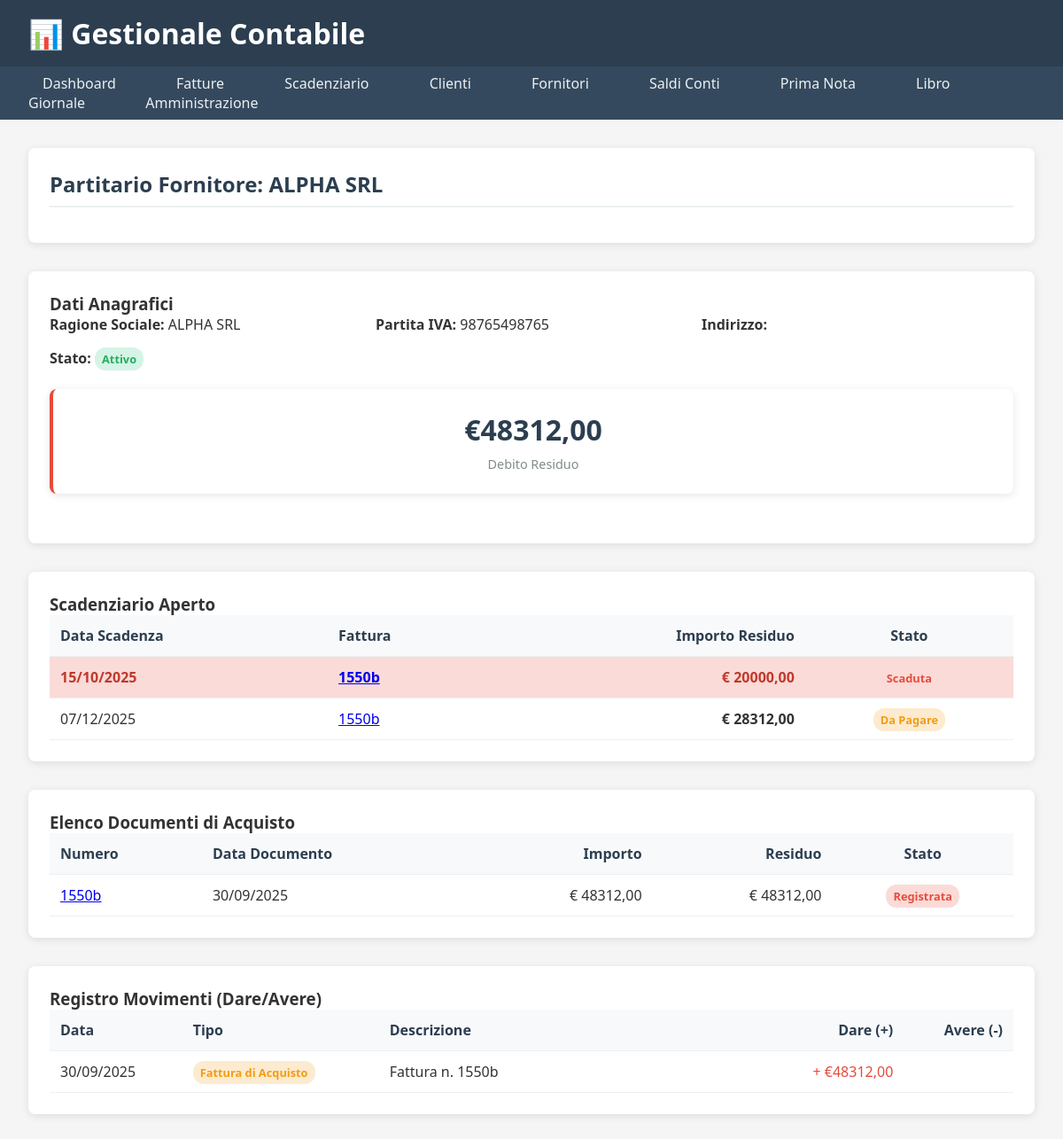
Screenshot of /fornitori/1/ with the database file from the repository.
### fornitori/models.py (models this page shows, shortened)
class Fornitore(models.Model):
    ragione_sociale = models.CharField(max_length=200, verbose_name="Ragione Sociale")
    indirizzo = models.CharField(max_length=255, verbose_name="Indirizzo", blank=True)
    citta = models.CharField(max_length=100, verbose_name="Città", blank=True)
    cap = models.CharField(max_length=5, verbose_name="CAP", blank=True, validators=[RegexValidator(r'^\d{5}$', 'Il CAP deve avere 5 numeri')])
    provincia = models.CharField(max_length=2, verbose_name="Provincia", blank=True, help_text="Sigla provincia (es: MI)")
    partita_iva = models.CharField(
        max_length=11,
        verbose_name="Partita IVA",
        unique=True,
        validators=[RegexValidator(r'^\d{11}$', 'La P.IVA deve avere 11 numeri')]
    )
    codice_fiscale = models.CharField(max_length=16, verbose_name="Codice Fiscale", blank=True)
    email = models.EmailField(verbose_name="Email", blank=True)
    telefono = models.CharField(max_length=20, verbose_name="Telefono", blank=True)
    STATO_FORNITORE = [
        ('attivo', 'Attivo'),
        ('inattivo', 'Inattivo'),
        ('bloccato', 'Bloccato'),
    ]
    stato = models.CharField(max_length=10, choices=STATO_FORNITORE, default='attivo', verbose_name="Stato Fornitore")
    def indirizzo_completo(self):
        parts = [self.indirizzo, self.citta, self.cap, self.provincia]
        return ", ".join(filter(None, parts))
    @property
    def debito_residuo(self):
        aggregati = self.fatture_acquisto.aggregate(
            totale_imponibile=Sum('importo_totale', distinct=True),
            totale_iva=Sum(F('importo_totale') * F('aliquota_iva') / 100, distinct=True)
        )
        fatturato_complessivo = (aggregati['totale_imponibile'] or Decimal('0.00')) + (aggregati['totale_iva'] or Decimal('0.00'))
        pagato = self.fatture_acquisto.aggregate(
            totale_pagato=Sum('scadenze_acquisto__pagamenti__importo_pagato')
        )['totale_pagato'] or Decimal('0.00')
        return fatturato_complessivo - pagato
    class Meta:
        verbose_name = "Fornitore"
        verbose_name_plural = "Fornitori"
        ordering = ['ragione_sociale']

### acquisti/models.py (models this page shows, shortened)
class ScadenzaFatturaAcquisto(models.Model):
    fattura_acquisto = models.ForeignKey(
        FatturaAcquisto,
        on_delete=models.CASCADE,
        related_name='scadenze_acquisto',
        verbose_name="Fattura di Riferimento"
    )
    data_scadenza = models.DateField(verbose_name="Data Scadenza Pagamento")
    importo = models.DecimalField(max_digits=10, decimal_places=2, verbose_name="Importo Scadenza")
    STATO_SCADENZA = [
        ('da_pagare', 'Da Pagare'),
        ('parzialmente_pagata', 'Parzialmente Pagata'),
        ('pagata', 'Pagata'),
    ]
    stato = models.CharField(max_length=20, choices=STATO_SCADENZA, default='da_pagare')
    data_pagamento = models.DateField(null=True, blank=True, verbose_name="Data Effettivo Pagamento")
    def importo_pagato(self):
        if hasattr(self, 'pagamenti') and self.pagamenti.exists():
            return sum(pagamento.importo_pagato for pagamento in self.pagamenti.all())
        return Decimal('0.00')
    def is_scaduta(self):
        if not self.data_scadenza:
            return False
        return (self.data_scadenza < timezone.now().date() and self.stato != 'pagata')
    class Meta:
        verbose_name = "Scadenza Fattura di Acquisto"
        verbose_name_plural = "Scadenze Fatture di Acquisto"
        ordering = ['data_scadenza']

class FatturaAcquisto(models.Model):
    fornitore = models.ForeignKey(
        'fornitori.Fornitore',
        on_delete=models.PROTECT,
        related_name='fatture_acquisto',
        verbose_name="Fornitore"
    )
    numero = models.CharField(max_length=50, verbose_name="Numero Fattura")
    data_documento = models.DateField(verbose_name="Data Documento")
    data_ricezione = models.DateField(verbose_name="Data Ricezione", default=timezone.now)
    importo_totale = models.DecimalField(max_digits=10, decimal_places=2, verbose_name="Imponibile")
    aliquota_iva = models.DecimalField(max_digits=5, decimal_places=2, default=22.00, verbose_name="Aliquota IVA")
    descrizione = models.TextField(blank=True)
    STATO_FATTURA = [
        ('da_registrare', 'Da Registrare'),
        ('registrata', 'Registrata'),
        ('parzialmente_pagata', 'Parzialmente Pagata'),
        ('pagata', 'Pagata'),
    ]
    stato = models.CharField(max_length=20, choices=STATO_FATTURA, default='da_registrare')
    def totale_complessivo(self):
        if self.importo_totale is None or self.aliquota_iva is None:
            return Decimal('0.00')
        return self.importo_totale + (self.importo_totale * self.aliquota_iva / 100)
    def importo_pagato(self):
        if not hasattr(self, 'scadenze_acquisto') or not self.scadenze_acquisto.exists():
            return Decimal('0.00')
        return sum(scadenza.importo_pagato() for scadenza in self.scadenze_acquisto.all())
    def importo_residuo(self):
        return self.totale_complessivo() - self.importo_pagato()
    class Meta:
        verbose_name = "Fattura di Acquisto"
        verbose_name_plural = "Fatture di Acquisto"
        ordering = ['-data_documento']

### fornitori/views.py (the view, shortened to what this page needs)
# urls.py: path('<int:pk>/', views.dettaglio_fornitore, name='dettaglio_fornitore'),
def dettaglio_fornitore(request, pk):
    fornitore = get_object_or_404(Fornitore, pk=pk)
    documenti_acquisto = FatturaAcquisto.objects.filter(fornitore=fornitore).order_by('-data_documento')
    scadenze_aperte = ScadenzaFatturaAcquisto.objects.filter(
        fattura_acquisto__fornitore=fornitore
    ).annotate(
        totale_pagato=Coalesce(Sum('pagamenti__importo_pagato'), Decimal('0.00'))
    ).annotate(
        residuo_calcolato=F('importo') - F('totale_pagato')
    ).filter(residuo_calcolato__gt=0).select_related('fattura_acquisto').order_by('data_scadenza')
    movimenti_contabili = []
    for fattura in documenti_acquisto:
        movimenti_contabili.append({
            'data': fattura.data_documento,
            'tipo': 'Fattura di Acquisto',
            'descrizione': f"Fattura n. {fattura.numero}",
            'importo_dare': fattura.totale_complessivo(), # Aumento dei costi
            'importo_avere': None,
        })
    pagamenti_fornitore = Spesa.objects.filter(scadenza__fattura_acquisto__fornitore=fornitore).select_related(
        'scadenza__fattura_acquisto', 'conto_bancario'
    )
    movimenti_tesoreria = []
    movimenti_combinati = sorted(movimenti_contabili + movimenti_tesoreria, key=lambda x: x['data'])
    context = {
        'fornitore': fornitore,
        'documenti_acquisto': documenti_acquisto,
        'scadenze_aperte': scadenze_aperte,
        'movimenti': movimenti_combinati,
        'titolo_pagina': f"Partitario Fornitore: {fornitore.ragione_sociale}"
    }
    return render(request, 'fornitori/dettaglio_fornitore.html', context)

### templates/fornitori/dettaglio_fornitore.html (shortened to what this page needs)
{% extends "base.html" %} {% block content %}
<div class="section">
  <h2>{{ titolo_pagina }}</h2>
</div>
<div class="section">
  <h3>Dati Anagrafici</h3>
  <div class="anagrafica-grid">
    <div><strong>Ragione Sociale:</strong> {{ fornitore.ragione_sociale }}</div>
    <div><strong>Partita IVA:</strong> {{ fornitore.partita_iva }}</div>
    <div><strong>Indirizzo:</strong> {{ fornitore.indirizzo_completo }}</div>
    <div>
      <strong>Stato:</strong>
      <span
        class="badge {% if fornitore.stato == 'attivo' %}success{% else %}danger{% endif %}"
        >{{ fornitore.get_stato_display }}</span
      >
    </div>
  </div>
  <div class="kpi-grid">
    <div class="kpi-card {% if fornitore.debito_residuo > 0 %}alert{% endif %}">
      <div class="kpi-value">€{{ fornitore.debito_residuo|floatformat:2 }}</div>
      <div class="kpi-label">Debito Residuo</div>
    </div>
  </div>
</div>
<div class="section">
  <h3>Scadenziario Aperto</h3>
  <table class="table">
    <thead>
      <tr>
        <th>Data Scadenza</th>
        <th>Fattura</th>
        <th style="text-align: right">Importo Residuo</th>
        <th style="text-align: center">Stato</th>
      </tr>
    </thead>
    <tbody>
      {% for scadenza in scadenze_aperte %}
      <tr class="{% if scadenza.is_scaduta %}scadenza-scaduta{% endif %}">
        <td>{{ scadenza.data_scadenza|date:"d/m/Y" }}</td>
        <td>
          <a
            href="{% url 'acquisti:dettaglio_fattura_acquisto' scadenza.fattura_acquisto.pk %}"
            >{{ scadenza.fattura_acquisto.numero }}</a
          >
        </td>
        <td style="text-align: right; font-weight: bold">
          € {{ scadenza.residuo_calcolato|floatformat:2 }}
        </td>
        <td style="text-align: center">
          <span
            class="badge {% if scadenza.is_scaduta %}danger{% else %}warning{% endif %}"
          >
            {% if scadenza.is_scaduta %}Scaduta{% else %}Da Pagare{% endif %}
          </span>
        </td>
      </tr>
      {% empty %}
      <tr>
        <td colspan="4">Nessuna scadenza aperta per questo fornitore.</td>
      </tr>
      {% endfor %}
    </tbody>
  </table>
</div>
<div class="section">
  <h3>Elenco Documenti di Acquisto</h3>
  <table class="table">
    <thead>
      <tr>
        <th>Numero</th>
        <th>Data Documento</th>
        <th style="text-align: right">Importo</th>
        <th style="text-align: right">Residuo</th>
        <th style="text-align: center">Stato</th>
      </tr>
    </thead>
    <tbody>
      {% for doc in documenti_acquisto %}
      <tr>
        <td>
          <a href="{% url 'acquisti:dettaglio_fattura_acquisto' doc.pk %}"
            >{{ doc.numero }}</a
          >
        </td>
        <td>{{ doc.data_documento|date:"d/m/Y" }}</td>
        <td style="text-align: right">
          € {{ doc.totale_complessivo|floatformat:2 }}
        </td>
        <td style="text-align: right">
          € {{ doc.importo_residuo|floatformat:2 }}
        </td>
        <td style="text-align: center">
          <span
            class="badge {% if doc.stato == 'pagata' %}success{% elif doc.stato == 'parzialmente_pagata' %}warning{% else %}danger{% endif %}"
            >{{ doc.get_stato_display }}</span
          >
        </td>
      </tr>
      {% empty %}
      <tr>
        <td colspan="5">Nessun documento di acquisto per questo fornitore.</td>
      </tr>
      {% endfor %}
    </tbody>
  </table>
</div>
<div class="section">
  <h3>Registro Movimenti (Dare/Avere)</h3>
  <table class="table">
    <thead>
      <tr>
        <th>Data</th>
        <th>Tipo</th>
        <th style="width: 40%">Descrizione</th>
        <th style="text-align: right">Dare (+)</th>
        <th style="text-align: right">Avere (-)</th>
      </tr>
    </thead>
    <tbody>
      {% for movimento in movimenti %}
      <tr>
        <td>{{ movimento.data|date:"d/m/Y" }}</td>
        <td>
          {% if movimento.tipo == 'Pagamento' %}
          <span class="badge danger">{{ movimento.tipo }}</span>
          {% else %}
          <span class="badge warning">{{ movimento.tipo }}</span>
          {% endif %}
        </td>
        <td>{{ movimento.descrizione }}</td>
        <td style="text-align: right; color: #e74c3c">
          {% if movimento.importo_dare %}+ €{{ movimento.importo_dare|floatformat:2 }}{% endif %}
        </td>
        <td style="text-align: right; color: green">
        </td>
      </tr>
      {% empty %}
      <tr>
        <td colspan="5">Nessun movimento registrato per questo fornitore.</td>
      </tr>
      {% endfor %}
    </tbody>
  </table>
</div>
{% endblock %}

### templates/base.html (style rules this page uses)
* { margin: 0; padding: 0; box-sizing: border-box; }
body { font-family: "Segoe UI", Tahoma, Geneva, Verdana, sans-serif; background: #f5f5f5; color: #333; }
.kpi-grid { display: grid; grid-template-columns: repeat(auto-fit, minmax(250px, 1fr)); gap: 1.5rem; margin-bottom: 2rem; }
.kpi-card { background: white; padding: 1.5rem; border-radius: 8px; box-shadow: 0 2px 10px rgba(0, 0, 0, 0.1); border-left: 4px solid #3498db; text-align: center; }
.kpi-card.alert { border-left-color: #e74c3c; }
.kpi-value { font-size: 2rem; font-weight: bold; color: #2c3e50; }
.kpi-label { color: #7f8c8d; font-size: 0.9rem; margin-top: 0.5rem; }
.section { background: white; padding: 1.5rem; border-radius: 8px; box-shadow: 0 2px 10px rgba(0, 0, 0, 0.1); margin-bottom: 2rem; }
.section h2 { color: #2c3e50; margin-bottom: 1rem; border-bottom: 2px solid #ecf0f1; padding-bottom: 0.5rem; }
.table { width: 100%; border-collapse: collapse; }
.table th, .table td { padding: 0.75rem; text-align: left; border-bottom: 1px solid #ecf0f1; }
.table th { background: #f8f9fa; font-weight: 600; color: #2c3e50; }
.badge { padding: 0.25rem 0.5rem; border-radius: 12px; font-size: 0.8rem; font-weight: bold; }
.badge.success { background: #d5f4e6; color: #27ae60; }
.badge.warning { background: #fdebd0; color: #f39c12; }
.badge.danger { background: #fadbd8; color: #e74c3c; }
.scadenza-scaduta { background-color: #fadbd8 !important; font-weight: bold; color: #c0392b; }
.anagrafica-grid { display: grid; grid-template-columns: repeat(auto-fit, minmax(300px, 1fr)); gap: 1rem; margin-bottom: 1.5rem; }

### rows the page displays
Fornitore: ragione_sociale "ALPHA SRL", partita_iva "98765498765", stato "Attivo", debito_residuo "48312,00"
ScadenzaFatturaAcquisto: data_scadenza "15/10/2025", fattura_acquisto.numero "1550b", residuo_calcolato "20000,00", stato "Scaduta"
ScadenzaFatturaAcquisto: data_scadenza "07/12/2025", fattura_acquisto.numero "1550b", residuo_calcolato "28312,00", shows "Da Pagare"
FatturaAcquisto: numero "1550b", data_documento "30/09/2025", totale_complessivo "48312,00", importo_residuo "48312,00", stato "Registrata", data "30/09/2025"

### other values shown
{{ titolo_pagina }} "Partitario Fornitore: ALPHA SRL"
{{ movimento.tipo }} "Fattura di Acquisto"
{{ movimento.descrizione }} "Fattura n. 1550b"
{{ movimento.importo_dare|floatformat:2 }} "48312,00"
